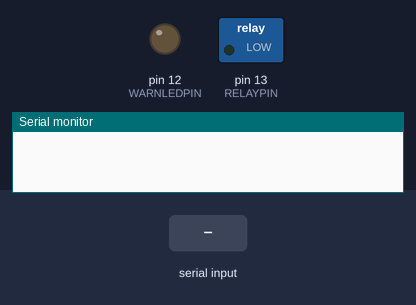
A sketch run on a simulated Arduino Uno, built with avr-gcc and run on an emulated ATmega328P. Parts: switched loads named in the sketch (green lamp = pin HIGH), output pins drawn as LEDs (lit = HIGH), the last lines printed to the serial monitor. The test bench sets the inputs (shaded band).

Above: at 1.2 s.
1.3 s: "1" received over Serial
At 2.1 s:
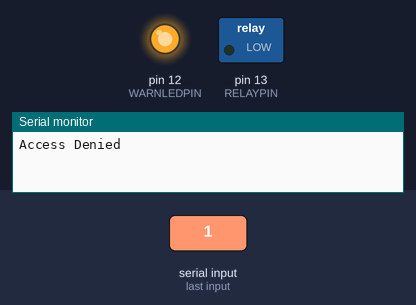
Timing chart, 0 to 4.3 s (numbered marks = the images above; inputs shaded):
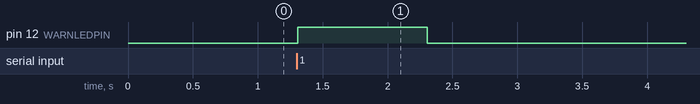

The sketch:

rfid_test.ino
```cpp
/* Arduino Simple RFID Access Control
Using EM-18 RFID Reader Module
Prefatory Code For Novices
An inspired design. Thanks to Internet!
T.K.Hareendran
Project designed & tested at TechNode on 17.02.2014
https://www.electroschematics.com */
#define RELAYPIN 13
#define WARNLEDPIN 12
char tag[] ="0600E2264B89"; // Replace with your own Tag ID
char tag1[] ="0600E2264B89"; // Replace with your own Tag ID
char input[12];        // A variable to store the Tag ID being presented
int count = 0;        // A counter variable to navigate through the input[] character array
boolean flag = 0;     // A variable to store the Tag match status
void setup()
{
  Serial.begin(9600);   // Initialise Serial Communication with the Serial Monitor
  pinMode(RELAYPIN,OUTPUT); // RELAY OUTPUT
  pinMode(WARNLEDPIN,OUTPUT); //WRONG TAG INDICATOR
}
void loop()
{
  if(Serial.available())// Check if there is incoming data in the RFID Reader Serial Buffer.
  {
    count = 0; // Reset the counter to zero
    /* Keep reading Byte by Byte from the Buffer till the RFID Reader Buffer is empty
       or till 12 Bytes (the ID size of our Tag) is read */
    while(Serial.available() && count < 12)
    {

      input[count] = Serial.read(); // Read 1 Byte of data and store it in the input[] variable
      count++; // increment counter
      delay(5);
    }
    /* When the counter reaches 12 (the size of the ID) we stop and compare each value
        of the input[] to the corresponding stored value */
    if(count == 12) //
    {
      count =0; // reset counter varibale to 0
      flag = 1;
      /* Iterate through each value and compare till either the 12 values are
         all matching or till the first mistmatch occurs */
      while(count<12 && flag !=0)
      {
        if(input[count]==tag[count])
        flag = 1; // everytime the values match, we set the flag variable to 1
        else
        flag= 0;
                               /* if the ID values don't match, set flag variable to 0 and
                                  stop comparing by exiting the while loop */
        count++; // increment i
      }
    }
      if(count == 12) //
    {
      count =0; // reset counter varibale to 0
      flag = 1;
      /* Iterate through each value and compare till either the 12 values are
         all matching or till the first mistmatch occurs */
      while(count<12 && flag !=0)
      {
        if(input[count]==tag1[count])
        flag = 2; // everytime the values match, we set the flag variable to 1
        else
        flag= 0;
                               /* if the ID values don't match, set flag variable to 0 and
                                  stop comparing by exiting the while loop */
        count++; // increment i
      }
    }
    if(flag == 1) // If flag variable is 1, then it means the tags match
    {
      Serial.println("Access Allowed!");
      digitalWrite(RELAYPIN,HIGH);
      delay (1000);
      digitalWrite (RELAYPIN,LOW);
    }else if(flag == 2) // If flag variable is 1, then it means the tags match
    {
      Serial.println("Access Allowed!");
      digitalWrite(RELAYPIN,HIGH);
      delay (1000);
      digitalWrite (RELAYPIN,LOW);
    }
    else
    {
      Serial.println("Access Denied"); // Incorrect Tag Message
      digitalWrite(WARNLEDPIN,HIGH);
      delay(1000);
      digitalWrite(WARNLEDPIN,LOW);
    }
    /* Fill the input variable array with a fixed value 'F' to overwrite
    all values getting it empty for the next read cycle */
    for(count=0; count<12; count++)
    {
      input[count]= 'F';
    }
    count = 0; // Reset counter variable
  }
}
```

Measured:
- after the input at 1.3 s, pin 12 (WARNLEDPIN): LOW → HIGH at once, → LOW 1.0 s later
